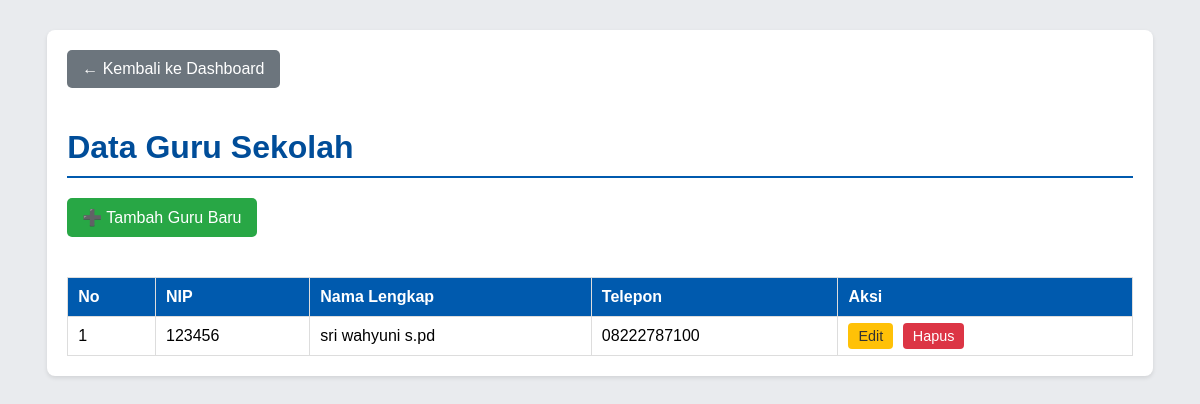
The page /admin/data_guru.php (signed in) on the database its author committed.
### tables this page shows
CREATE TABLE `guru` (
  `id` int(11) NOT NULL,
  `nip` varchar(20) DEFAULT NULL,
  `nama` varchar(100) NOT NULL,
  `mata_pelajaran` varchar(100) NOT NULL,
  `telepon` varchar(15) DEFAULT NULL,
  `email` varchar(100) DEFAULT NULL
);

### admin/data_guru.php (the view, shortened to what this page needs)
<?php
include '../koneksi.php';
$query = "SELECT * FROM guru ORDER BY nama ASC";
$result = mysqli_query($koneksi, $query);
$data_guru = mysqli_fetch_all($result, MYSQLI_ASSOC);
?>
<!DOCTYPE html>
<html lang="id">
<head>
</head>
<body>
    <div class="container">
        <a href="dashboard_admin.php" class="back-link">← Kembali ke Dashboard</a>
        <h1>Data Guru Sekolah</h1>
        <a href="tambah_guru.php" class="add-button">➕ Tambah Guru Baru</a>
        <table>
            <thead>
                <tr>
                    <th>No</th>
                    <th>NIP</th>
                    <th>Nama Lengkap</th>
                    <th>Telepon</th>
                    <th>Aksi</th>
                </tr>
            </thead>
            <tbody>
                <?php $no = 1; ?>
                <?php if (count($data_guru) > 0): ?>
                    <?php foreach ($data_guru as $guru): ?>
                        <tr>
                            <td><?php echo $no++; ?></td>
                            <td><?php echo htmlspecialchars($guru['nip']); ?></td>
                            <td><?php echo htmlspecialchars($guru['nama']); ?></td>
                            <td><?php echo htmlspecialchars($guru['telepon']); ?></td>
                            <td class="aksi">
                                <a href="edit_guru.php?id=<?php echo $guru['id']; ?>" class="action-link edit">Edit</a>
                                <a href="proses_guru.php?aksi=hapus&id=<?php echo $guru['id']; ?>" class="action-link delete" onclick="return confirm('Yakin ingin menghapus guru ini?')">Hapus</a>
                            </td>
                        </tr>
                    <?php endforeach; ?>
                <?php else: ?>
                    <tr>
                        <td colspan="5" style="text-align: center;">Belum ada data guru yang tercatat.</td>
                    </tr>
                <?php endif; ?>
            </tbody>
        </table>
    </div>
</body>
</html>

### admin/data_guru.php (style rules this page uses)
body { font-family: Arial, sans-serif; background-color: #e9ebee; }
.container { width: 90%; margin: 30px auto; background: white; padding: 20px; border-radius: 8px; box-shadow: 0 2px 4px rgba(0,0,0,0.1); }
h1 { color: #004d99; border-bottom: 2px solid #005aae; padding-bottom: 10px; margin-bottom: 20px; }
.back-link, .add-button { display: inline-block; margin-bottom: 20px; color: white; text-decoration: none; padding: 10px 15px; border-radius: 5px; }
.back-link { background-color: #6c757d; }
.add-button { background-color: #28a745; }
table { width: 100%; border-collapse: collapse; margin-top: 20px; }
th, td { border: 1px solid #ddd; padding: 10px; text-align: left; vertical-align: top; }
th { background-color: #005aae; color: white; }
.action-link { padding: 5px 10px; border-radius: 4px; text-decoration: none; color: white; margin-right: 5px; font-size: 0.9em; }
.edit { background-color: #ffc107; color: #333; }
.delete { background-color: #dc3545; }

### rows shown on the page
guru: nip "123456", nama "sri wahyuni s.pd", telepon "08222787100"
